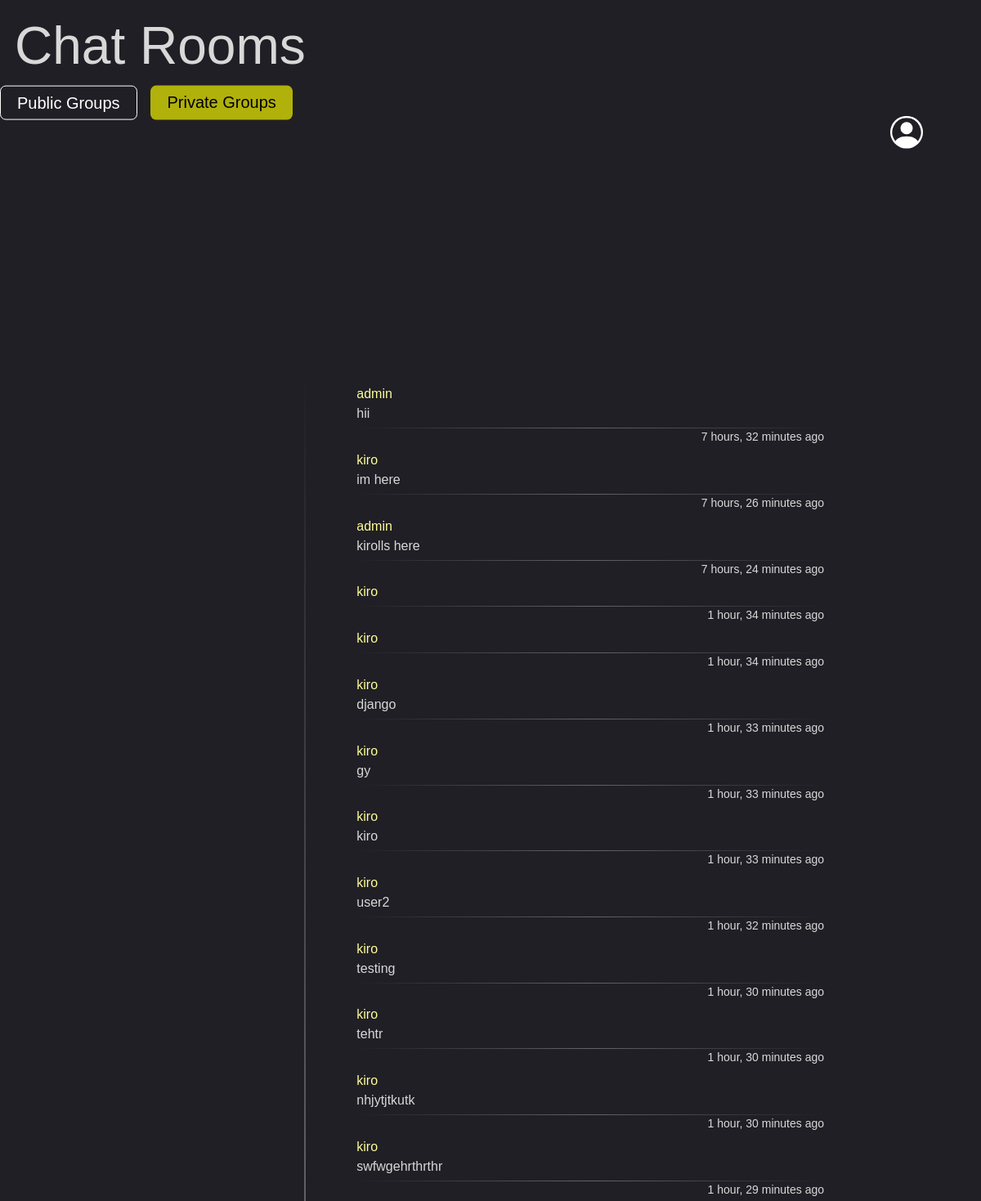
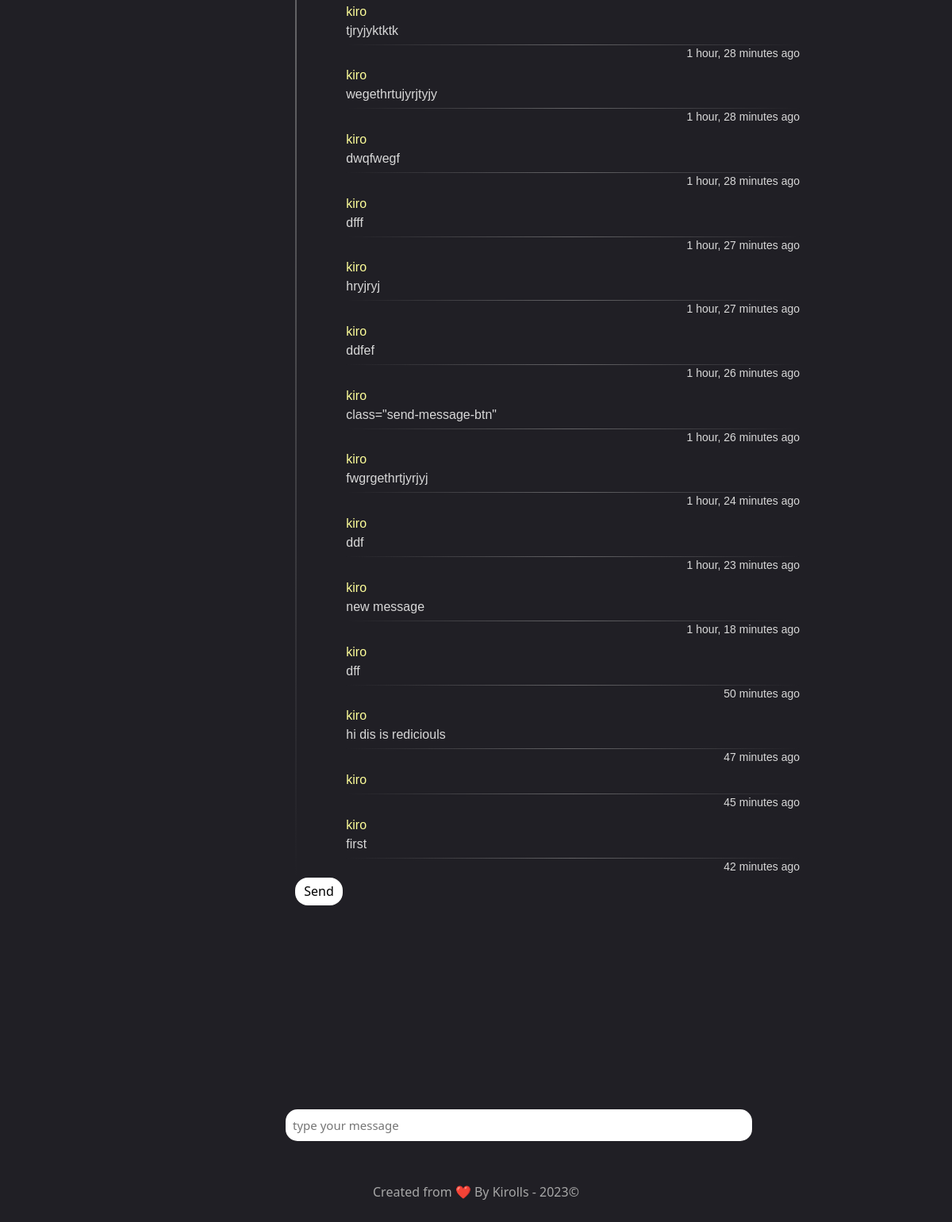
Screenshot of /chat/hello_guysnlq5BhQm/ with the database file from the repository (2 pictures, top to bottom).
### chatrooms/models.py (models this page shows, shortened)
class Message(models.Model):
    message = models.CharField(max_length=400)
    user = models.ForeignKey(User,on_delete=models.CASCADE)
    room = models.ForeignKey(Room,on_delete=models.CASCADE)
    message_date = models.DateTimeField(auto_now=True)

### chatrooms/views.py (the view)
# urls.py: path('<str:room_name>/',views.ChatRoomView.as_view(),name='chat_room'),
class ChatRoomView(DetailView):
    model= Room
    template_name='chat_room.html'
    context_object_name = 'room'
    def get_object(self,queryset=None):
        return Room.objects.get(room_name_id=self.kwargs['room_name'])
    def get_context_data(self,**kwargs):
        context = super().get_context_data(**kwargs)
        room = Room.objects.get(room_name_id=self.kwargs['room_name'])
        context['room_messages'] = Message.objects.filter(room=room)
        return context

### chatrooms/templates/chat_room.html (shortened to what this page needs)
{% include 'base.html' %}
{% load static %}
<head>
    <link rel="stylesheet" href="{% static 'css/styles.css' %}">
    <link rel="stylesheet" href="{% static 'css/home.css' %}">
</head>
{% block content %}
<div style="float:right;">
    <p class="log-out">
      <button class="profile-btn">
      </button>
    </p>
  </div>
  <h1 id="main-page-title">Chat Rooms</h1>
<p class="d-inline-flex gap-1">
    <a class="privite-group-btn" data-bs-toggle="collapse" href="#multiCollapseExample1" role="button" aria-expanded="false" aria-controls="multiCollapseExample1">Public Groups</a>
  <a class="public-group-btn" data-bs-toggle="collapse" href="#multiCollapseExample2" role="button" aria-expanded="false" aria-controls="multiCollapseExample2">Private Groups</a>
  </p>
    <div class="row">
<section class="messages-div">
 <div class="messages-list">
        <form>
            <ul class="message-box" id="chat-text">
                {% for message in room_messages %}
                    <li class="user">{{ message.user.username }}</li>
                    <li class="message">{{ message.message }}</li>
                    <li class="date">{{ message.message_date|timesince }} ago</li>
                {% endfor %}
            </ul>
          </div>
          <div class="form-group">
            <input class="text-message" id="input" type="text" placeholder="type your message"></br>
          </div>
          <input class="send-message-btn" id="submit" type="button" value="Send">
        </section>
{% endblock %}

### chatrooms/templates/base.html (shortened to what this page needs)
{% load static %}
<!doctype html>
<html lang="en">
  <head>
    <link href="https://cdn.jsdelivr.net/npm/bootstrap@5.3.2/dist/css/bootstrap.min.css" rel="stylesheet">
  </head>
  <body>
    <footer>
      <div class="footer-div">
          <p>Created from ❤️ By Kirolls - 2023&copy</p>
      </div>
  </footer>
</body>
</html>

### chatrooms/static/css/styles.css (style rules this page uses)
body { background-color: rgb(32,31,37); transition:cubic-bezier(0.26, -0.42, 0.25, 1) 0.2s; }
#main-page-title { color: rgb(216, 216, 216); font-family: Aharoni, sans-serif; text-align: left; font-size: 400%; margin:1.5%; font-weight: blod; }
.profile-btn { background-color: inherit; border-radius: 100%; background-size: 60%; background-position: center; border: 1px solid var(--white); cursor: pointer; transform: translateY(35%); transition: ease 0.3s; }
.log-out { position: absolute; right: 5%; top: 4%; text-decoration: none; font-family: Aharoni, sans-serif; border-radius: 12px; transition: ease-in-out 0.3s; padding: 5px; padding-bottom: 10px; cursor: default; }

### chatrooms/static/css/home.css (style rules this page uses)
section { display: block; }
.privite-group-btn { font-family: Aharoni, sans-serif; text-decoration: none; color: white; background-color: inherit; border: 1px solid #fff; font-size: 20px; border-radius: 7px; padding: 5px 20px 5px 20px; transition: ease-out 0.3s; cursor: pointer; transform: translateY(-20%); }
.public-group-btn { font-family: Aharoni, sans-serif; text-decoration: none; color: #000; background-color: rgb(177, 177, 11); border: 0px; font-size: 20px; border-radius: 7px; padding: 5px 20px 5px 20px; transition: ease-out 0.3s; cursor: pointer; transform: translateY(-20%); }
.messages-div { width: 70%; height: 70%; padding-right: 7%; float: right; text-align: left; position: absolute; bottom: 15%; right: 0%; animation: fade-in 2s; }
.messages-list { overflow-y: auto; padding-left: 3%; height: 100%; border-left: 2px solid; border-image: linear-gradient(0deg, rgba(167,167,167,0) 0%, rgba(167,167,167,0.5) 50%, rgba(167,167,167,0) 100%) 1; border-radius: 1.5%; position: relative; }
.message-box { align-items: baseline; width:85%; display: block; list-style-type: disc; margin-block-start: 1em; margin-block-end: 1em; margin-inline-start: 0px; margin-inline-end: 0px; padding-inline-start: 40px; }
li { list-style-type: none; width: 100%; }
.user { color: rgb(253, 253, 153); font-family: Aharoni, sans-serif; margin-top: 1%; animation: message-animation 0.5s ease; }
.message { font-family: sans-serif; padding-bottom: 5px; color: rgb(216, 216, 216); border-bottom: 1px solid; border-image: linear-gradient(90deg, rgba(167,167,167,0) 0%, rgba(167,167,167,0.5) 50%, rgba(167,167,167,0) 100%) 1; animation: message-animation 0.5s ease; }
.date { color:rgb(216, 216, 216); font-family: sans-serif; text-align: right; font-size: 14px; }
.form-group { margin: auto; width: 70%; display: inline-block; position: fixed; bottom: 4%; left: 30%; border-radius: 15px; transition: ease 0.3s; background-color: none; }
.text-message { width: 70%; vertical-align: bottom; font-size: 15px; padding: 9px; border: 0; border-radius: 15px; background-color: white; color: #000; margin-top: 20%; }
.send-message-btn { height: 35px; width: 60px; border: 0; display: inline-block; border-radius: 16px; background-color: white; background-size: 45%; background-position: center; background-repeat: no-repeat; cursor: pointer; }

### chatrooms/templates/base.html (style rules this page uses)
footer { position:fixed; z-index: 0; bottom: 1%; color: rgb(167, 167, 167); width: 100%; text-align: center; }

### rows the page displays
Message: user.username "admin", message "hii", message_date "7 hours, 32 minutes"
Message: user.username "kiro", message "im here", message_date "7 hours, 26 minutes"
Message: user.username "admin", message "kirolls here", message_date "7 hours, 24 minutes"
Message: user.username "kiro", message_date "1 hour, 34 minutes"
Message: user.username "kiro", message_date "1 hour, 34 minutes"
Message: user.username "kiro", message "django", message_date "1 hour, 33 minutes"
Message: user.username "kiro", message "gy", message_date "1 hour, 33 minutes"
Message: user.username "kiro", message "kiro", message_date "1 hour, 33 minutes"
Message: user.username "kiro", message "user2", message_date "1 hour, 32 minutes"
Message: user.username "kiro", message "testing", message_date "1 hour, 30 minutes"
Message: user.username "kiro", message "tehtr", message_date "1 hour, 30 minutes"
Message: user.username "kiro", message "nhjytjtkutk", message_date "1 hour, 30 minutes"
Message: user.username "kiro", message "swfwgehrthrthr", message_date "1 hour, 29 minutes"
Message: user.username "kiro", message "tjryjyktktk", message_date "1 hour, 28 minutes"
Message: user.username "kiro", message "wegethrtujyrjtyjy", message_date "1 hour, 28 minutes"
Message: user.username "kiro", message "dwqfwegf", message_date "1 hour, 28 minutes"
Message: user.username "kiro", message "dfff", message_date "1 hour, 27 minutes"
Message: user.username "kiro", message "hryjryj", message_date "1 hour, 27 minutes"
Message: user.username "kiro", message "ddfef", message_date "1 hour, 26 minutes"
Message: user.username "kiro", message "class=\"send-message-btn\"", message_date "1 hour, 26 minutes"
Message: user.username "kiro", message "fwgrgethrtjyrjyj", message_date "1 hour, 24 minutes"
Message: user.username "kiro", message "ddf", message_date "1 hour, 23 minutes"
Message: user.username "kiro", message "new message", message_date "1 hour, 18 minutes"
Message: user.username "kiro", message "dff", message_date "50 minutes"
Message: user.username "kiro", message "hi dis is rediciouls", message_date "47 minutes"
Message: user.username "kiro", message_date "45 minutes"
Message: user.username "kiro", message "first", message_date "42 minutes"
